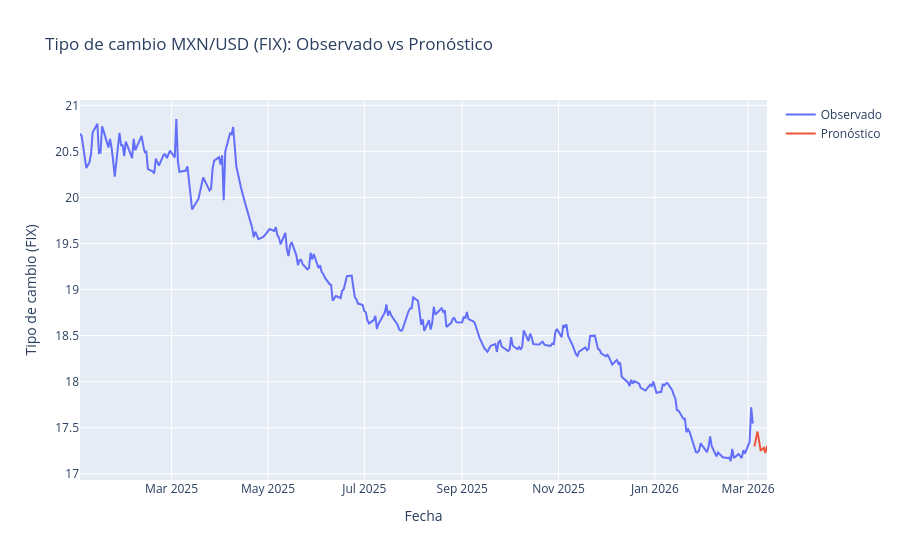

Source (notebook cell):
### Code cell
fig = go.Figure()
# Serie histórica observada
fig.add_trace(go.Scatter(x=df.index, y=df['Valor'], mode='lines', name='Observado'))
# Pronóstico futuro
fig.add_trace(go.Scatter(x=df_pred['Fecha'], y=df_pred['Pronóstico'], mode='lines', name='Pronóstico'))
fig.update_layout(title='Tipo de cambio MXN/USD (FIX): Observado vs Pronóstico',
                  xaxis_title='Fecha', yaxis_title='Tipo de cambio (FIX)')
fig.show()

### Figure 1 — Plotly figure (JSON) as saved in the notebook; plotly's stock layout.template omitted (floating-point values rounded to 4 significant figures; data arrays with more than 128 entries replaced by an {"elided": "..."} marker saying what was removed)
{"data": [{"mode": "lines", "name": "Observado", "type": "scatter", "x": {"elided": "294 str values"}, "y": {"elided": "294 float values"}}, {"mode": "lines", "name": "Pronóstico", "type": "scatter", "x": ["2026-03-05T00:00:00.000000000", "2026-03-06T00:00:00.000000000", "2026-03-07T00:00:00.000000000", "2026-03-08T00:00:00.000000000", "2026-03-09T00:00:00.000000000", "2026-03-10T00:00:00.000000000", "2026-03-11T00:00:00.000000000", "2026-03-12T00:00:00.000000000", "2026-03-13T00:00:00.000000000"], "y": [17.3, 17.36, 17.46, 17.36, 17.25, 17.27, 17.28, 17.23, 17.3]}], "layout": {"title": {"text": "Tipo de cambio MXN/USD (FIX): Observado vs Pronóstico"}, "xaxis": {"title": {"text": "Fecha"}}, "yaxis": {"title": {"text": "Tipo de cambio (FIX)"}}}}
